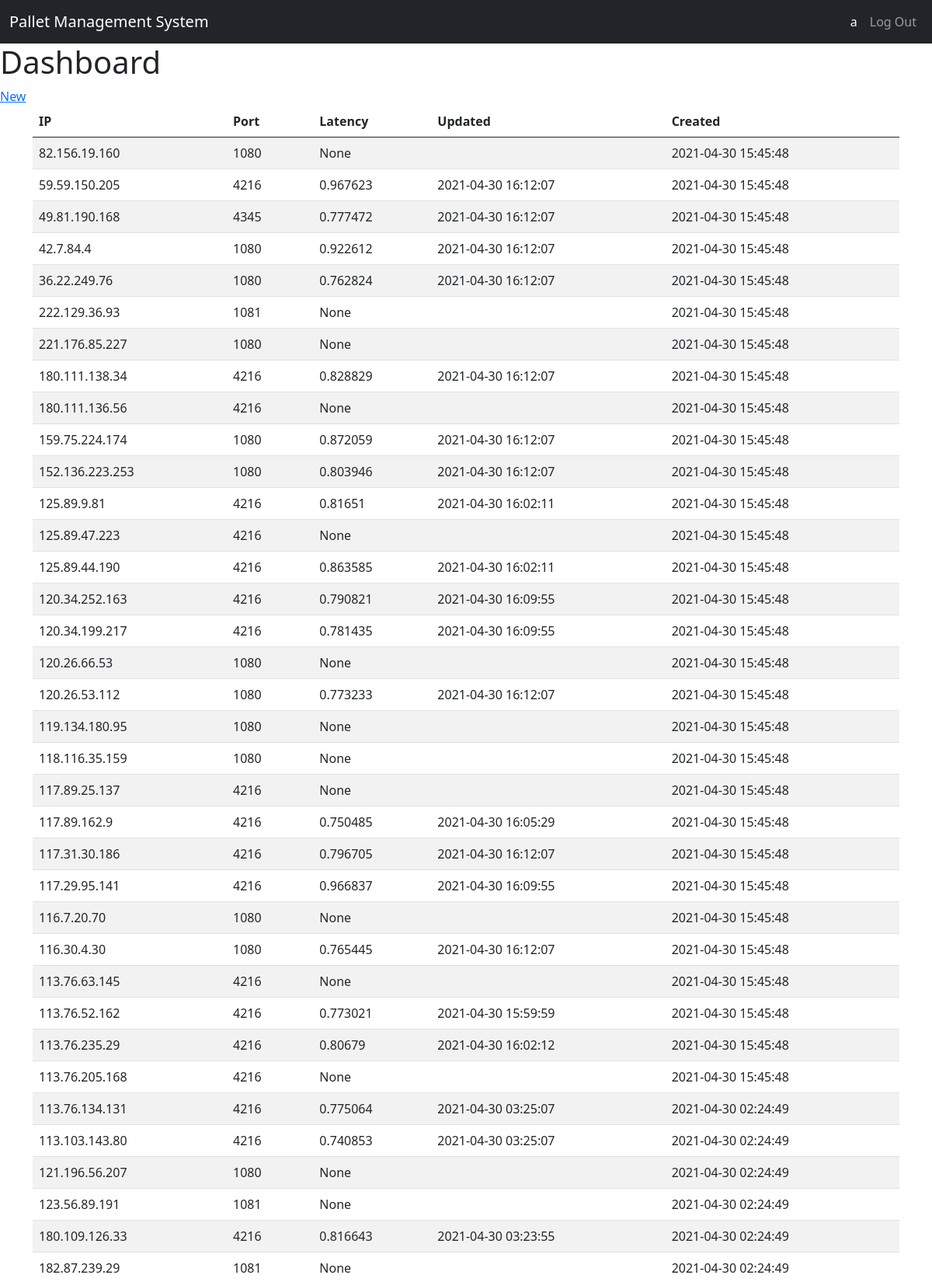
The page /dashboard (signed in, upper part) on the database its author committed.
### tables this page shows
CREATE TABLE user (
    id       INTEGER PRIMARY KEY AUTOINCREMENT,
    username TEXT    UNIQUE
                     NOT NULL,
    password TEXT    NOT NULL
);

CREATE TABLE proxy (
    id        INTEGER   PRIMARY KEY AUTOINCREMENT,
    author_id INTEGER   NOT NULL,
    created   TIMESTAMP,
    updated   TIMESTAMP,
    delay     TEXT,
    ip        TEXT      NOT NULL
                        UNIQUE,
    port      TEXT      NOT NULL,
    FOREIGN KEY (author_id) REFERENCES user (id)
    );

### flaskr/blog.py (the view)
@bp.route('/dashboard')
@login_required
def dashboard():
    db = get_db()
    records = db.execute(
        'SELECT p.id, author_id, delay, created, updated, ip, port, username'
        ' FROM proxy p JOIN user u ON p.author_id = u.id'
        ' ORDER BY created DESC'
    ).fetchall()
    return render_template('blog/dashboard.html', records=records)

### flaskr/auth.py (called while the page is built)
@bp.before_app_request
def load_logged_in_user():
    user_id = session.get('user_id')
    if user_id is None:
        g.user = None
    else:
        g.user = get_db().execute(
            'SELECT * FROM user WHERE id = ?', (user_id,)
        ).fetchone()

def login_required(view):
    @functools.wraps(view)
    def wrapped_view(**kwargs):
        if g.user is None:
            return redirect(url_for('auth.login'))
        return view(**kwargs)
    return wrapped_view

### flaskr/db.py (called while the page is built)
def get_db():
    if 'db' not in g:
        g.db = sqlite3.connect(
            current_app.config['DATABASE'],
            detect_types=sqlite3.PARSE_DECLTYPES
        )
        g.db.row_factory = sqlite3.Row
    return g.db

### flaskr/templates/blog/dashboard.html
{% extends 'base.html' %}
{% block header %}
<h1>{% block title %}Dashboard{% endblock %}</h1>
{% if g.user %}
<a class="action" href="{{ url_for('blog.create') }}">New</a>
{% endif %}
{% endblock %}
{% block content %}
<div class="container">
    <table class="table table-striped">
        <thead>
        <tr>
            <th>IP</th>
            <th>Port</th>
            <th>Latency</th>
            <th>Updated</th>
            <th>Created</th>
        </tr>
        </thead>
        <tbody>
        {% for r in records %}
        <tr>
            <td>{{ r['ip'] }}</td>
            <td>{{ r['port'] }}</td>
            <td>{{ r['delay'] }}</td>
            {% if r['updated'] %}
            <td>{{ r['updated'].strftime('%Y-%m-%d %H:%M:%S') }}</td>
            {% else %}
            <td></td>
            {% endif %}
            {% if r['created'] %}
            <td>{{ r['created'].strftime('%Y-%m-%d %H:%M:%S') }}</td>
            {% else %}
            <td></td>
            {% endif %}
        </tr>
        {% endfor %}
        </tbody>
    </table>
</div>
{% endblock %}

### flaskr/templates/base.html (shortened to what this page needs)
<!doctype html>
<html lang="en">
<head>
    <link rel="stylesheet" href="{{ url_for('static', filename='bootstrap.min.css') }}">
    <link rel="stylesheet" href="{{ url_for('static', filename='bootstrap.min.js') }}">
    <nav class="navbar navbar-expand navbar-dark bg-dark" aria-label="First navbar example">
        <div class="container-fluid">
            <a class="navbar-brand" href="{{ url_for('blog.index') }}">Pallet Management System</a>
            <div class="collapse navbar-collapse" id="navbarsExample02">
                <ul class="navbar-nav ms-auto ">
                    {% if g.user %}
                    <li class="nav-item">
                        <a class="nav-link active" aria-current="page" href="#">{{ g.user['username'] }}</a>
                    </li>
                    <li class="nav-item">
                        <a class="nav-link" href="{{ url_for('auth.logout') }}">Log Out</a>
                    </li>
                    {% endif %}
                </ul>
            </div>
        </div>
    </nav>
</head>
<section class="content">
    <header>
        {% block header %}{% endblock %}
    </header>
    {% block content %}
    {% endblock %}
</section>

### rows shown on the page
user: user.username "a"
proxy: ip "82.156.19.160", port "1080", delay "None", created "2021-04-30 15:45:48"
proxy: ip "59.59.150.205", port "4216", delay "0.967623", updated "2021-04-30 16:12:07", created "2021-04-30 15:45:48"
proxy: ip "49.81.190.168", port "4345", delay "0.777472", updated "2021-04-30 16:12:07", created "2021-04-30 15:45:48"
proxy: ip "42.7.84.4", port "1080", delay "0.922612", updated "2021-04-30 16:12:07", created "2021-04-30 15:45:48"
proxy: ip "36.22.249.76", port "1080", delay "0.762824", updated "2021-04-30 16:12:07", created "2021-04-30 15:45:48"
proxy: ip "222.129.36.93", port "1081", delay "None", created "2021-04-30 15:45:48"
proxy: ip "221.176.85.227", port "1080", delay "None", created "2021-04-30 15:45:48"
proxy: ip "180.111.138.34", port "4216", delay "0.828829", updated "2021-04-30 16:12:07", created "2021-04-30 15:45:48"
proxy: ip "180.111.136.56", port "4216", delay "None", created "2021-04-30 15:45:48"
proxy: ip "159.75.224.174", port "1080", delay "0.872059", updated "2021-04-30 16:12:07", created "2021-04-30 15:45:48"
proxy: ip "152.136.223.253", port "1080", delay "0.803946", updated "2021-04-30 16:12:07", created "2021-04-30 15:45:48"
proxy: ip "125.89.9.81", port "4216", delay "0.81651", updated "2021-04-30 16:02:11", created "2021-04-30 15:45:48"
proxy: ip "125.89.47.223", port "4216", delay "None", created "2021-04-30 15:45:48"
proxy: ip "125.89.44.190", port "4216", delay "0.863585", updated "2021-04-30 16:02:11", created "2021-04-30 15:45:48"
proxy: ip "120.34.252.163", port "4216", delay "0.790821", updated "2021-04-30 16:09:55", created "2021-04-30 15:45:48"
proxy: ip "120.34.199.217", port "4216", delay "0.781435", updated "2021-04-30 16:09:55", created "2021-04-30 15:45:48"
proxy: ip "120.26.66.53", port "1080", delay "None", created "2021-04-30 15:45:48"
proxy: ip "120.26.53.112", port "1080", delay "0.773233", updated "2021-04-30 16:12:07", created "2021-04-30 15:45:48"
proxy: ip "119.134.180.95", port "1080", delay "None", created "2021-04-30 15:45:48"
proxy: ip "118.116.35.159", port "1080", delay "None", created "2021-04-30 15:45:48"
proxy: ip "117.89.25.137", port "4216", delay "None", created "2021-04-30 15:45:48"
proxy: ip "117.89.162.9", port "4216", delay "0.750485", updated "2021-04-30 16:05:29", created "2021-04-30 15:45:48"
proxy: ip "117.31.30.186", port "4216", delay "0.796705", updated "2021-04-30 16:12:07", created "2021-04-30 15:45:48"
proxy: ip "117.29.95.141", port "4216", delay "0.966837", updated "2021-04-30 16:09:55", created "2021-04-30 15:45:48"
proxy: ip "116.7.20.70", port "1080", delay "None", created "2021-04-30 15:45:48"
proxy: ip "116.30.4.30", port "1080", delay "0.765445", updated "2021-04-30 16:12:07", created "2021-04-30 15:45:48"
proxy: ip "113.76.63.145", port "4216", delay "None", created "2021-04-30 15:45:48"
proxy: ip "113.76.52.162", port "4216", delay "0.773021", updated "2021-04-30 15:59:59", created "2021-04-30 15:45:48"
proxy: ip "113.76.235.29", port "4216", delay "0.80679", updated "2021-04-30 16:02:12", created "2021-04-30 15:45:48"
proxy: ip "113.76.205.168", port "4216", delay "None", created "2021-04-30 15:45:48"
proxy: ip "113.76.134.131", port "4216", delay "0.775064", updated "2021-04-30 03:25:07", created "2021-04-30 02:24:49"
proxy: ip "113.103.143.80", port "4216", delay "0.740853", updated "2021-04-30 03:25:07", created "2021-04-30 02:24:49"
proxy: ip "121.196.56.207", port "1080", delay "None", created "2021-04-30 02:24:49"
proxy: ip "123.56.89.191", port "1081", delay "None", created "2021-04-30 02:24:49"
proxy: ip "180.109.126.33", port "4216", delay "0.816643", updated "2021-04-30 03:23:55", created "2021-04-30 02:24:49"
proxy: ip "182.87.239.29", port "1081", delay "None", created "2021-04-30 02:24:49"
